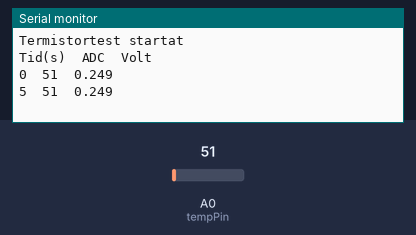
The sketch below on a simulated Arduino Uno, built with avr-gcc and run on an emulated ATmega328P. On the bench: the last lines printed to the serial monitor. Inputs (shaded band) come from the test bench; at power-on: A0 (tempPin) = 51.

Above: at 5.8 s.
5.9 s: A0 (tempPin) set to 61
At 11.5 s:
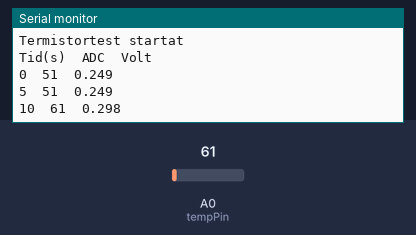
11.9 s: A0 (tempPin) set to 71
At 15.3 s:
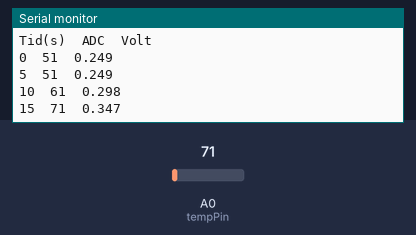
Timing chart, 0 to 16.8 s (numbered marks = the images above; inputs shaded):
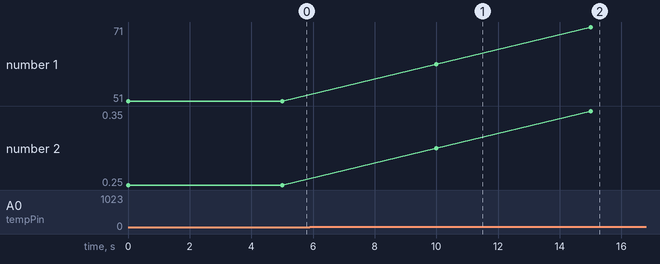

Measured:
- after the input at 5.9 s, the serial monitor: prints a new line after 4.1 s (image 1)
- after the input at 11.9 s, the serial monitor: prints a new line after 3.1 s (image 2)
- plotted number 1: 51 → 61 after the input at 5.9 s, 61 → 71 after the input at 11.9 s
- plotted number 2: 0.25 → 0.3 after the input at 5.9 s, 0.3 → 0.35 after the input at 11.9 s

The sketch:

arduino_A0_tempsensor_test.ino
```cpp
/* Testar A0 och tempsensorn
Tom Johans 2025-2026 */

const int tempPin = A0;

void setup() {
  Serial.begin(115200);

  Serial.println();
  Serial.println("Termistortest startat");
  Serial.println("Tid(s)\tADC\tVolt");
}

void loop() {
  int raw = analogRead(tempPin);

  float voltage = raw * (5.0 / 1023.0);

  Serial.print(millis() / 1000);
  Serial.print("\t");

  Serial.print(raw);
  Serial.print("\t");

  Serial.println(voltage, 3);

  delay(5000);
}
```
